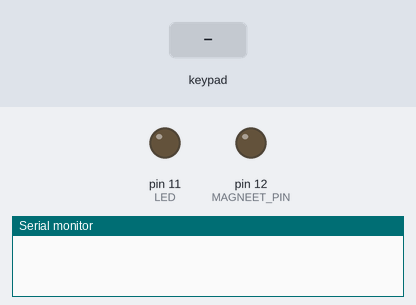
Simulated run of this sketch. Board: Arduino Uno, built with avr-gcc and run on an emulated ATmega328P. Shown: output pins drawn as LEDs (lit = HIGH), the last lines printed to the serial monitor. The test bench sets the inputs (shaded band).

Above: at 1.2 s.
1.3 s: keypad keys * * * * # pressed 0.4 s apart
At 4.3 s:
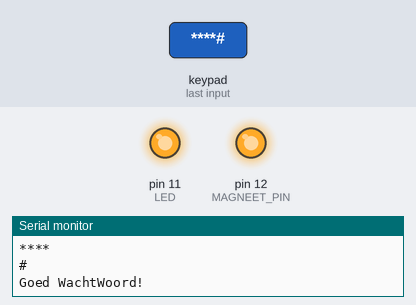
6.3 s: key '1' pressed
7.8 s: key 'A' pressed
9.3 s: keypad keys * * * * pressed 0.4 s apart
12.4 s: key 'B' pressed
13.9 s: keypad keys * * * * D pressed 0.4 s apart
Timing chart, 0 to 16.9 s (numbered marks = the images above; inputs shaded):
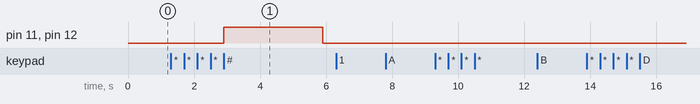

The sketch:

Schets_Locker.ino
```cpp
#include <Keypad.h>
#define password_length 5
#define LED 11
#define MAGNEET_PIN 12


const byte ROWS = 4;
const byte COLS = 4;

char keys[ROWS][COLS]{
  {'1', '2', '3', 'A'},
  {'4', '5', '6', 'B'},
  {'7', '8', '9', 'C'},
  {'*', '0', '#', 'D'}
};

byte rowPins[ROWS] = {5, 4, 3, 2};
byte colPins[COLS] = {9, 8, 7, 6};

char pass[password_length] = "****";
char passdata[password_length];
byte data_index = 0, pass_index = 0;

Keypad keypad = Keypad(makeKeymap(keys), colPins, rowPins, ROWS, COLS);

void setup() {
  // put your setup code here, to run once:
  Serial.begin(9600);
  pinMode(LED, OUTPUT);
  pinMode(MAGNEET_PIN, OUTPUT);
}

void loop() {
  char key = keypad.getKey();
  if(key){
    Serial.println(key);
    if(key != '#'){
      if(data_index < password_length){
        passdata[data_index] = key;
        data_index++;
        Serial.println(passdata);
      } else {
        Serial.println("Er is een te lang wachtwoord ingevuld");
      }
    }
    else if (key == '#'){
      if(!strcmp(passdata, pass)){
        Serial.println("Goed WachtWoord!");
        openLock(3);
        clearData();
      } else {
        Serial.println("Geen match");
        clearData();
    }
    } else {
      Serial.println("Fout");
  }
  }
}


void clearData(){
  while (data_index != 0){
    passdata[data_index--] = 0;
  }
  return;
}

void openLock(int tijdsduur){
  digitalWrite(LED, HIGH);
  digitalWrite(MAGNEET_PIN, HIGH);
  delay(tijdsduur * 1000);
  digitalWrite(LED, LOW);
  digitalWrite(MAGNEET_PIN, LOW);
}
```

Measured:
- after the input at 1.3 s, pin 11 (LED), pin 12 (MAGNEET_PIN): LOW → HIGH after 1.6 s, → LOW 3.0 s later
